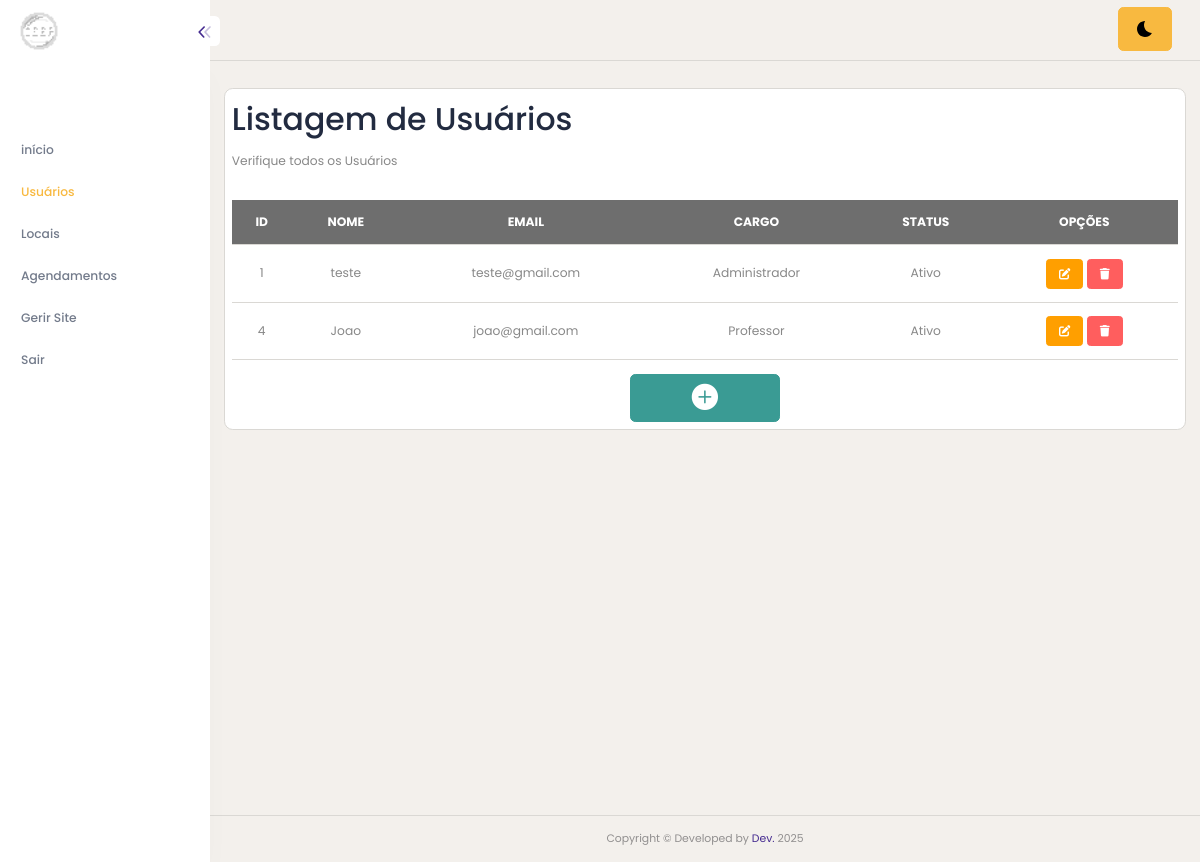
The app's page /usuarios-pesquisar.php (signed in) with its own data.
### tables this page shows
CREATE TABLE `usuarios` (
  `id` int(11) NOT NULL,
  `nome` varchar(100) DEFAULT NULL,
  `usuario` varchar(150) DEFAULT NULL,
  `senha` varchar(20) DEFAULT NULL,
  `cargo` int(11) DEFAULT NULL,
  `status` tinyint(1) DEFAULT NULL
);

### usuarios-pesquisar.php (the view, shortened to what this page needs)
<!DOCTYPE html>
<html lang="pt-BR">
<head>
    <?php include("app-header.php"); ?>
</head>
<body>
    <?php include("app-lateral.php"); ?>
    <div class="content-body" style="min-height: 899px;">
        <div class="container-fluid">
            <div class="row">
                <div class="card p-2">
                    <h1>Listagem de Usuários</h1>
                    <p>Verifique todos os Usuários</p>
                    <div class="table-responsive mt-3">
                        <table class="table">
                            <tr class="table-dark text-center">
                                <th>ID</th>
                                <th>NOME</th>
                                <th>EMAIL</th>
                                <th>CARGO</th>
                                <th>STATUS</th>
                                <th>OPÇÕES</th>
                            </tr>
                            <?php
                            $sql = $conn->prepare("SELECT * from usuarios");
                            $sql->execute();
                            while ($dados = $sql->fetch()) {
                            ?>
                                <tr class="text-center">
                                    <td><?php echo "$dados[id]" ?></td>
                                    <td><?php echo "$dados[nome]" ?></td>
                                    <td><?php echo "$dados[usuario]" ?></td>
                                    <td>
                                        <?php
                                        if ($dados['cargo'] == 1) {
                                            echo "Administrador";
                                        } else {
                                            echo "Professor";
                                        }
                                        ?>
                                    </td>
                                    <td>
                                        <?php
                                        if ($dados['status'] == 1) {
                                            echo "Ativo";
                                        } else {
                                            echo "Bloqueado";
                                        }
                                        ?>
                                    </td>
                                    <td class="text-center">
                                        <a href="usuarios-cadastro.php?id=<?php echo $dados['id']; ?>" class="btn btn-warning btn-sm"><i class="fa-solid fa-pen-to-square"></i></a>
                                        <a href="usuarios-deletar.php?id=<?php echo $dados['id']; ?>" class="btn btn-danger btn-sm"><i class="fa-solid fa-trash"></i></a>
                                    </td>
                                </tr>
                            <?php
                            };
                            ?>
                        </table>
                    </div>
                    <div class="row">
                        <div class="text-center">
                            <a href="usuarios-cadastro.php" class="btn btn-success" style="width: 150px;"><i class="bi bi-plus-circle-fill fs-2"></i></a>
                        </div>
                    </div>
                </div>
            </div>
        </div>
    </div>
    <?php include("app-footer.php"); ?>
</body>
</html>

### records on screen
usuarios: id "1", nome "teste", usuario "teste@gmail.com", cargo "Administrador", status "Ativo"
usuarios: id "4", nome "Joao", usuario "joao@gmail.com", cargo "Professor", status "Ativo"
